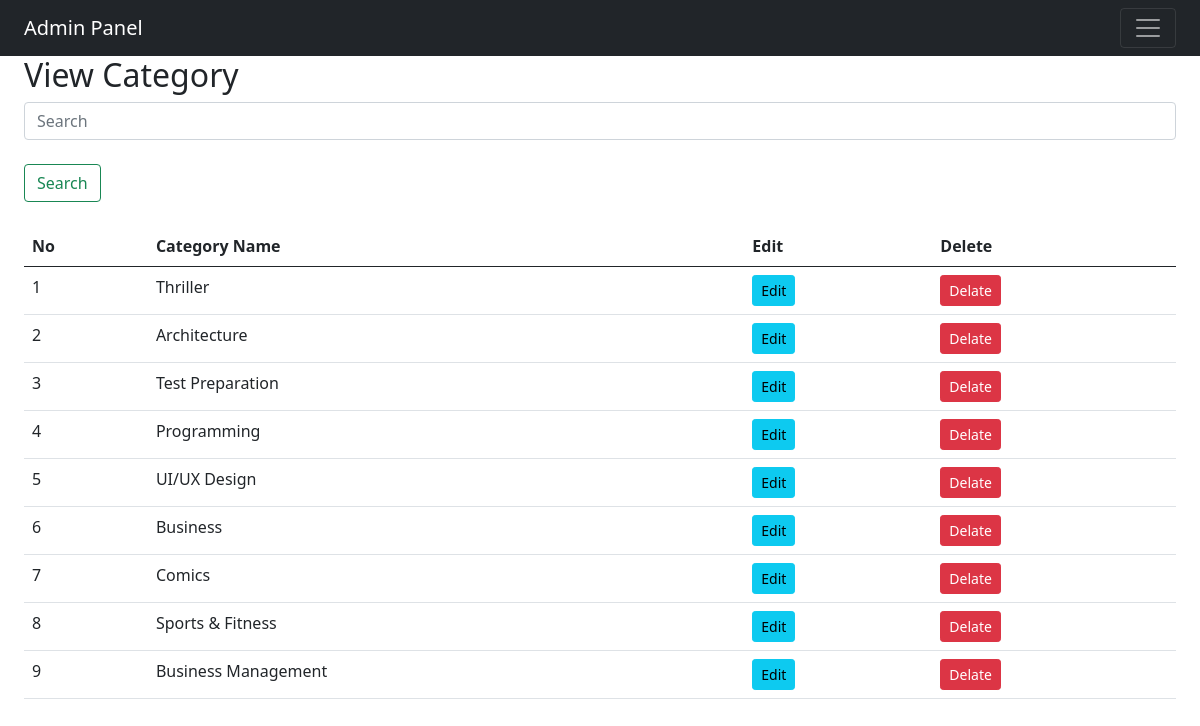
/admin/category_view.php (signed in), run on the app's committed database.
### tables this page shows
CREATE TABLE IF NOT EXISTS `category_table` (
  	`category_id` INT(10) NOT NULL AUTO_INCREMENT,
  	`category_name` VARCHAR(50) NOT NULL,
  	PRIMARY KEY (`category_id`)
);

### admin/functions/process_category_view_data.php (the view)
<?php
    function display_data($count, $category_result)
    {
        while($category_row = mysqli_fetch_assoc($category_result))
        {
            echo '
                <tr class="odd gradeX">
                    <td>' . $count . '</td>
                    <td>' . $category_row['category_name'] . '</td>
                    <td><a class="btn btn-info btn-sm" href="category_edit.php?id=' . $category_row['category_id'] . '">Edit</a></td>
                    <td><a class="btn btn-danger btn-sm" href="functions/process_category_del.php?id=' . $category_row['category_id'] . '">Delate</a></td>
                </tr>';
            $count++;
        }
    }
?>

### data on the page
category_table: category_name "Thriller"
category_table: category_name "Architecture"
category_table: category_name "Test Preparation"
category_table: category_name "Programming"
category_table: category_name "UI/UX Design"
category_table: category_name "Business"
category_table: category_name "Comics"
category_table: category_name "Sports & Fitness"
category_table: category_name "Business Management"
